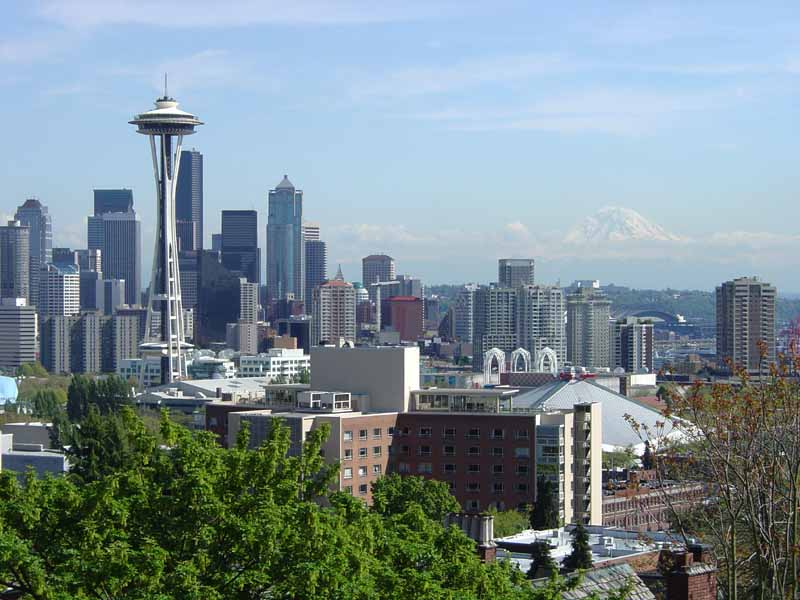
#> input picture Assignment_1/hw1_data/Seattle.jpg, 800 x 600 px
$ jupyter execute Filtering.ipynb   (shell and % lines are left out)   (older library calls are emulated)
#> lines starting #> are read from the running program, lines starting #| are printed output that depends on the picture
[cell 1]
import os
import numpy as np
import scipy as sc
from scipy import ndimage
from skimage import filters
from matplotlib import pyplot as plt
# import seaborn as sns
from PIL import Image
# sns.set(context='poster')

[cell 2]
# image = Image.open('/home/xiaobao/EME_174/Assignment_1/hw1_data/Seattle.jpg')
image = Image.open(os.getcwd() + '/hw1_data/Seattle.jpg')
#> image is the input picture: PIL image 800x600 RGB; mean R, G, B 123.8, 140.8, 146.9
image = np.asarray(image)
plt.imshow(image)

Gaussian filter = $$ G(\mathbf{x}; \sigma^2) = \frac{1}{2 \pi \sigma^2} \exp{-\frac{\mathbf{x}^T \mathbf{x}}{2 \sigma^2}}$$

[cell 3]
sigma = 4
filter_size = 2 * int(4 * sigma + 0.5) + 1
gaussian_filter = np.zeros((filter_size, filter_size), np.float32)
for i in range(filter_size):
    for j in range(filter_size):
        x = i - filter_size // 2
        y = j - filter_size // 2
        gaussian_filter[i, j] = 1 / (2 * np.pi * sigma ** 2) * np.exp(-(x ** 2 + y ** 2)/(2 * sigma ** 2))
print(gaussian_filter.sum())
# print(gaussian_filter)

[cell 4]
plt.imshow(gaussian_filter)
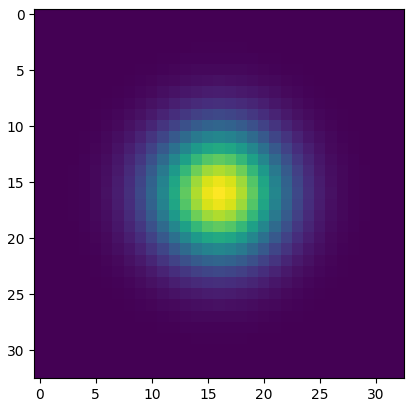
#> figure drawn by matplotlib, 1 panel

[cell 5]
delta = np.zeros((filter_size, filter_size), dtype=np.float32)
delta[filter_size // 2, filter_size // 2] = 1
gaussian_filter_skimage = filters.gaussian(delta, sigma=sigma)
sobel_filter_skimage = filters.sobel(delta)
print(gaussian_filter_skimage.sum())
print(sobel_filter_skimage.sum())

[cell 6]
fig, (ax1, ax2) = plt.subplots(nrows=1, ncols=2, figsize=(18, 9))
ax1.imshow(sobel_filter_skimage, cmap='gray')
ax2.imshow(gaussian_filter_skimage)
plt.show()
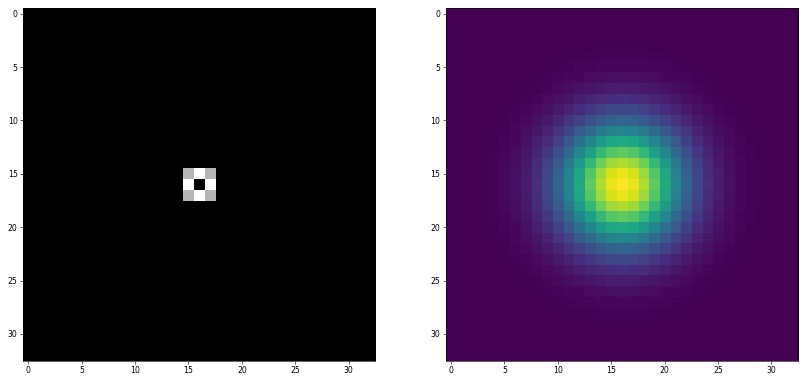
#> figure drawn by matplotlib, 2 panels

[cell 7]
im_padded = np.pad(image, pad_width=((filter_size // 2, filter_size // 2), (filter_size // 2, filter_size // 2), (0, 0)), mode='constant', constant_values=0).astype(np.float32)
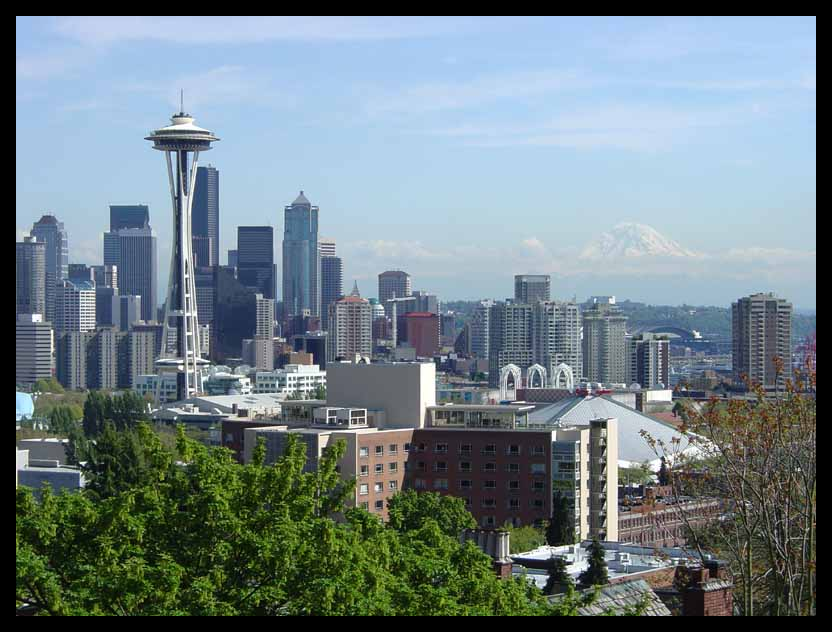
#> im_padded: shape (632, 832, 3) float32; mean R, G, B 113, 128.6, 134.1
fig, (ax, ax_padded) = plt.subplots(nrows=1, ncols=2, figsize=(18, 9))
ax.imshow(image)
ax_padded.imshow(im_padded.astype(np.uint8))
plt.show()
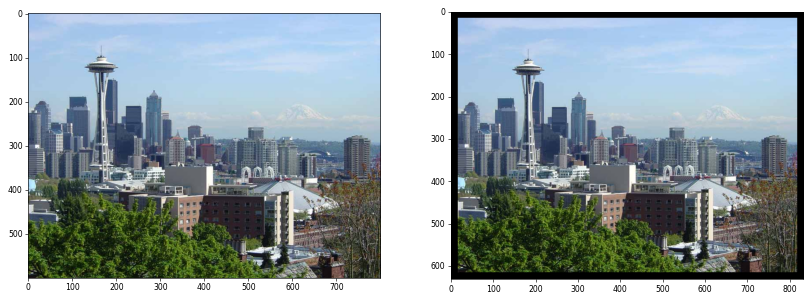
#> figure drawn by matplotlib, 2 panels

[cell 8]
im_filtered = np.zeros_like(image, dtype=np.float32)
print("filtered image shape: ", im_filtered.shape)
#| filtered image shape:  (600, 800, 3)

# Uses SCiPy convolve function acress all 3 depth channels
for c in range(3):
    im_filtered[:, :, c] = sc.ndimage.convolve(image[:, :, c], gaussian_filter, mode='constant', cval=0)  # convolve applies zero-padding itself
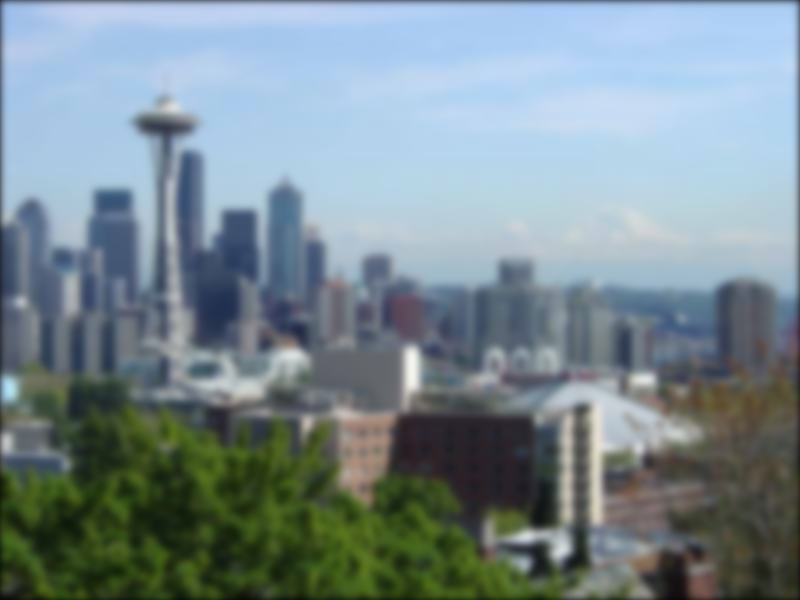
#> im_filtered: shape (600, 800, 3) float32; mean R, G, B 122.1, 139, 145

[cell 9]
plt.imshow(np.clip(im_filtered, 0, 255).astype(np.uint8))

[cell 10]
im_filtered_skimage = filters.gaussian(image, sigma=sigma, mode='constant', cval=0.0, multichannel=True, preserve_range=True)

[cell 11]
plt.imshow(np.clip(im_filtered_skimage, 0, 255).astype(np.uint8))

$ run again, with Assignment_1/hw1_data/LadyBug.jpg copied over Assignment_1/hw1_data/Seattle.jpg
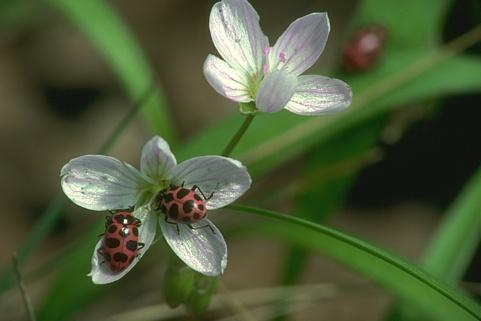
#> input picture Assignment_1/hw1_data/LadyBug.jpg, 481 x 321 px
#> image is the input picture: PIL image 481x321 RGB; mean R, G, B 76.1, 88.9, 55.3
#> `plt.show()`:
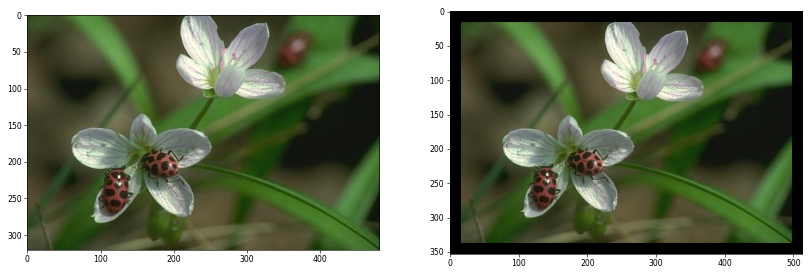
#> figure drawn by matplotlib, 2 panels
#| filtered image shape:  (321, 481, 3)
#> after the loop `for c in range(3):`:
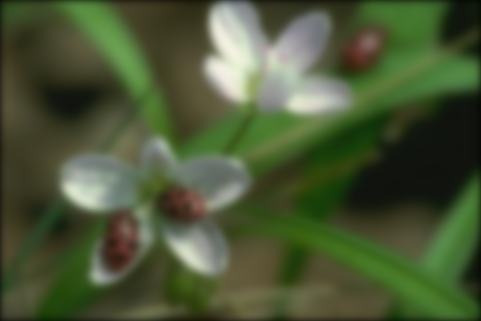
#> im_filtered: shape (321, 481, 3) float32; mean R, G, B 74.6, 87.2, 54.1
